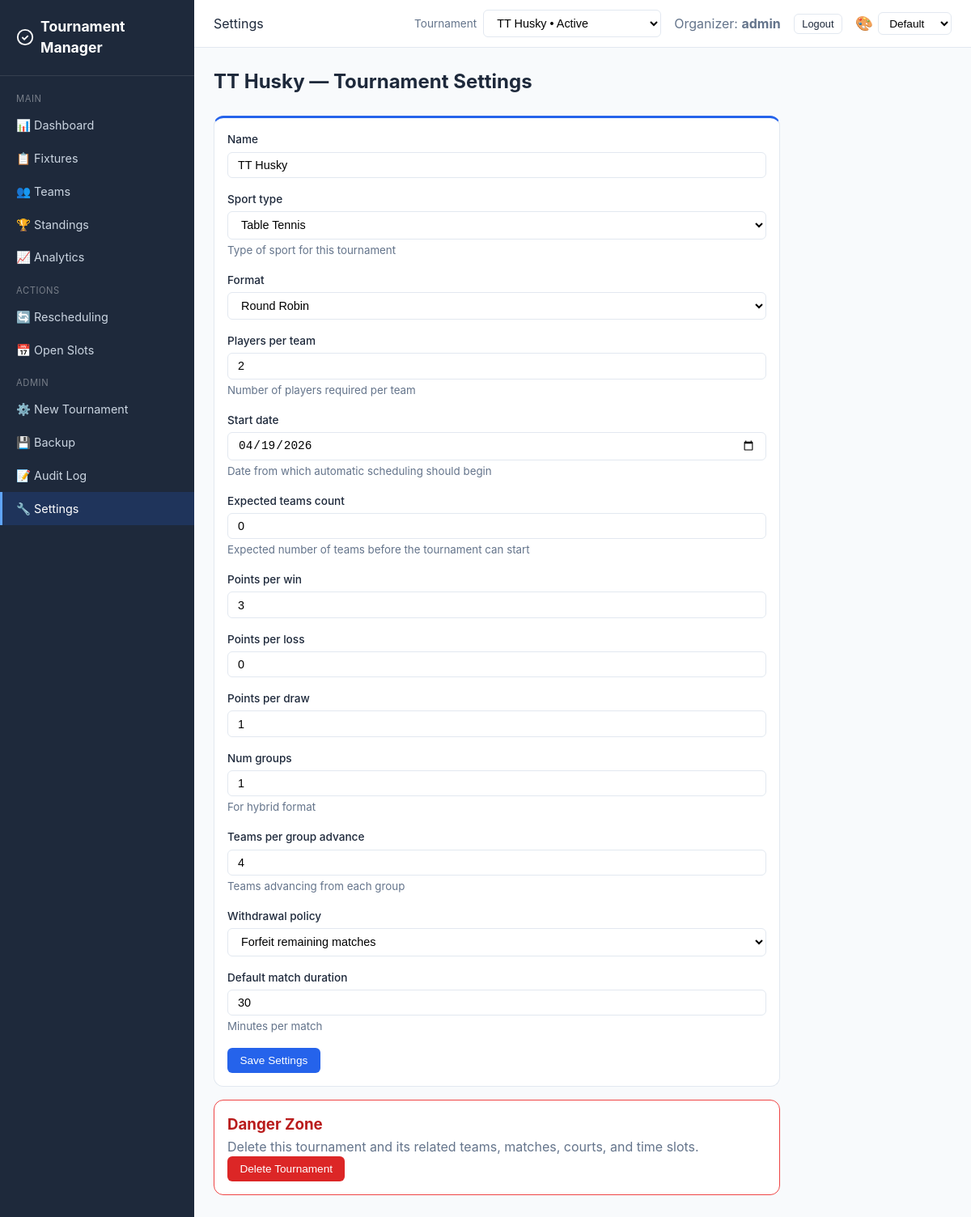
The page /settings/ (signed in) on the database as committed earlier.
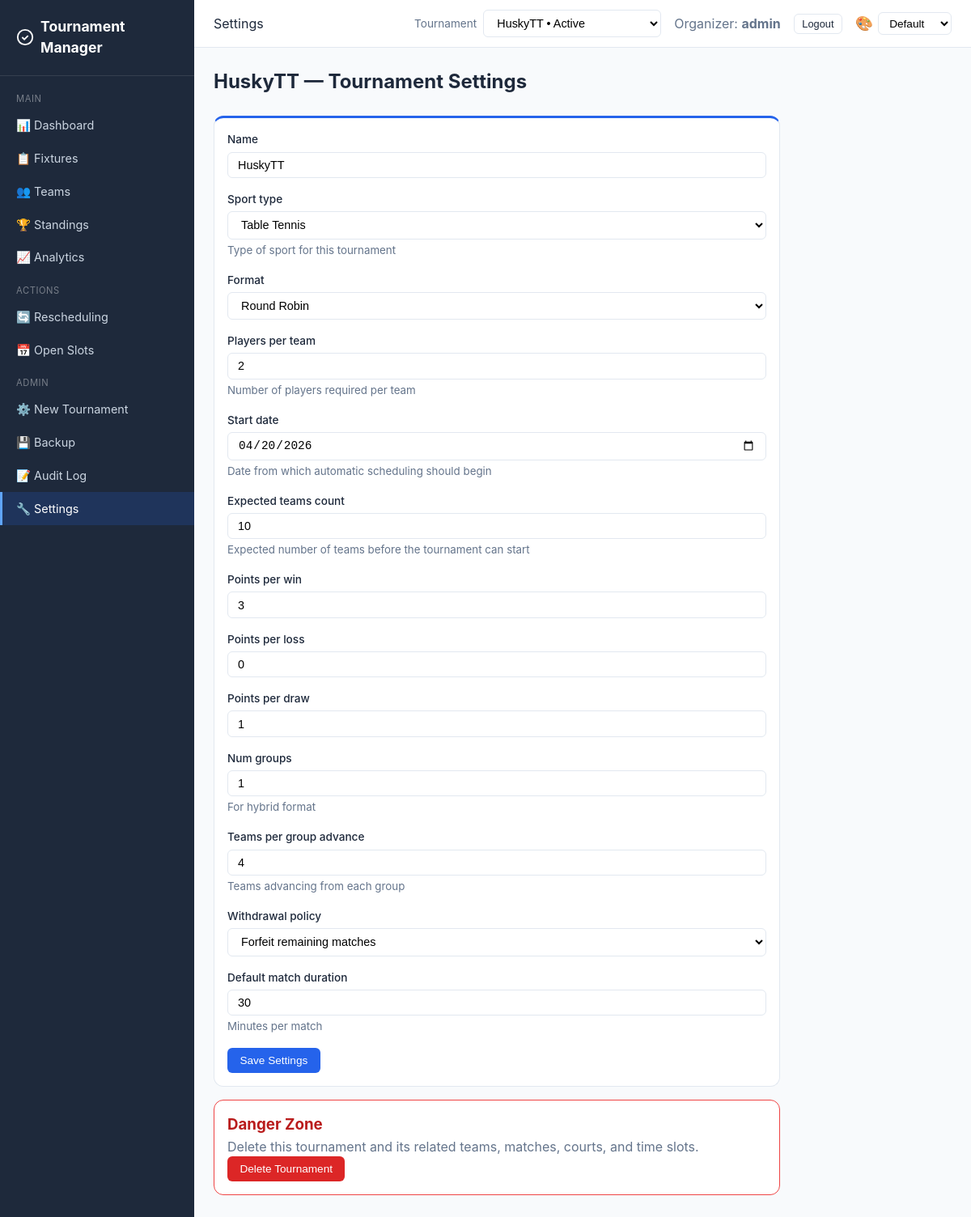
The same page on the database as committed later.
### core/models.py (models this page shows, shortened)
class Tournament(models.Model):
    FORMAT_CHOICES = [
        ("round_robin", "Round Robin"),
        ("double_round_robin", "Double Round Robin"),
        ("knockout", "Knockout"),
        ("double_elimination", "Double Elimination"),
        ("consolation", "Consolation"),
        ("hybrid", "Hybrid (Groups + Knockout)"),
    ]
    SPORT_CHOICES = [
        ("badminton", "Badminton"),
        ("tennis", "Tennis"),
        ("volleyball", "Volleyball"),
        ("basketball", "Basketball"),
        ("soccer", "Soccer"),
        ("cricket", "Cricket"),
        ("table_tennis", "Table Tennis"),
        ("other", "Other"),
    ]
    WITHDRAWAL_POLICY_CHOICES = [
        ("forfeit", "Forfeit remaining matches"),
        ("void", "Void remaining matches"),
    ]
    name = models.CharField(max_length=200)
    sport_type = models.CharField(
        max_length=30, choices=SPORT_CHOICES, default="other",
        help_text="Type of sport for this tournament",
    )
    format = models.CharField(max_length=30, choices=FORMAT_CHOICES)
    players_per_team = models.IntegerField(
        default=1, help_text="Number of players required per team",
    )
    status = models.CharField(
        max_length=20,
        choices=[
            ("setup", "Setup"),
            ("registration_open", "Registration Open"),
            ("ready", "Ready for Scheduling"),
            ("scheduled", "Schedule Draft Ready"),
            ("active", "Active"),
            ("completed", "Completed"),
        ],
        default="setup",
    )
    created_at = models.DateTimeField(auto_now_add=True)
    started_at = models.DateTimeField(null=True, blank=True)
    completed_at = models.DateTimeField(null=True, blank=True)
    start_date = models.DateField(
        default=timezone.localdate,
        null=True,
        blank=True,
        help_text="Date from which automatic scheduling should begin",
    )
    expected_teams_count = models.PositiveIntegerField(
        default=0,
        blank=True,
        help_text="Expected number of teams before the tournament can start",
    )
    points_per_win = models.IntegerField(default=3)
    points_per_loss = models.IntegerField(default=0)
    points_per_draw = models.IntegerField(default=1)
    tiebreaker_order = models.TextField(
        default='["game_diff", "games_won", "head_to_head"]'
    )
    num_groups = models.IntegerField(default=2, help_text="For hybrid format")
    teams_per_group_advance = models.IntegerField(
        default=2, help_text="Teams advancing from each group"
    )
    withdrawal_policy = models.CharField(
        max_length=20, choices=WITHDRAWAL_POLICY_CHOICES, default="forfeit"
    )
    default_match_duration = models.IntegerField(
        default=30, help_text="Minutes per match"
    )

### core/views.py (the view)
# urls.py: path("settings/", views.settings_view, name="settings"),
@login_required
def settings_view(request):
    if not _is_organizer(request.user):
        return redirect("dashboard")
    tournament = _get_tournament(request)
    if not tournament:
        return render(request, "core/settings.html", _tournament_context(request, tournament))
    if request.method == "POST":
        form = TournamentForm(request.POST, instance=tournament)
        if form.is_valid():
            form.save()
            log_action(request, "settings_updated", "Tournament settings updated", tournament=tournament)
            messages.success(request, "Settings updated.")
            return redirect("settings")
    else:
        form = TournamentForm(instance=tournament)
    return render(request, "core/settings.html", {
        "tournament": tournament,
        "form": form,
        **_tournament_context(request, tournament),
    })

### core/views.py (called while the page is built)
def _get_available_tournaments():
    return Tournament.objects.annotate(
        team_count=Count("teams", distinct=True),
        match_count=Count("matches", distinct=True),
    ).annotate(
        status_rank=db_models.Case(
            db_models.When(status="active", then=db_models.Value(0)),
            db_models.When(status="registration_open", then=db_models.Value(1)),
            db_models.When(status="ready", then=db_models.Value(2)),
            db_models.When(status="scheduled", then=db_models.Value(3)),
            db_models.When(status="setup", then=db_models.Value(4)),
            db_models.When(status="completed", then=db_models.Value(5)),
            default=db_models.Value(6),
            output_field=db_models.IntegerField(),
        )
    ).order_by("status_rank", "-created_at")

def _tournament_context(request, tournament=None):
    if not request.user.is_authenticated or not _is_organizer(request.user):
        return {}
    return {
        "available_tournaments": _get_available_tournaments(),
        "selected_tournament": tournament,
    }

def _is_organizer(user):
    return user.is_staff or user.is_superuser

### templates/core/settings.html (shortened to what this page needs)
{% extends "core/base.html" %}
{% block page_header %}Settings{% endblock %}
{% block content %}
<h1 class="page-title">{% if tournament %}{{ tournament.name }} — {% endif %}Tournament Settings</h1>
{% if tournament %}
<div class="card" style="max-width:700px;">
    <div class="card-body">
        <form method="post">
            {% for field in form %}
            <div class="form-group">
                <label for="{{ field.id_for_label }}">{{ field.label }}</label>
                {{ field }}
                {% if field.help_text %}<small class="text-muted">{{ field.help_text }}</small>{% endif %}
            </div>
            {% endfor %}
            <button type="submit" class="btn btn-primary">Save Settings</button>
        </form>
    </div>
</div>
<div class="card" style="max-width:700px; margin-top:1rem; border:1px solid #ef4444;">
    <div class="card-body">
        <h3 style="margin-top:0; color:#b91c1c;">Danger Zone</h3>
        <p class="text-muted">Delete this tournament and its related teams, matches, courts, and time slots.</p>
        <form method="post" action="{% url 'delete_tournament' pk=tournament.pk %}" onsubmit="return confirm('Delete this tournament permanently?');">
            <button type="submit" class="btn btn-danger">Delete Tournament</button>
        </form>
    </div>
</div>
{% else %}
<p class="text-muted">No tournament configured.</p>
{% endif %}
{% endblock %}

### templates/core/base.html (shortened to what the changed rows need)
{% load static %}
<!DOCTYPE html>
<html lang="en">
<head>
    <link rel="stylesheet" href="{% static 'css/style.css' %}?v={% now 'YmdHis' %}">
</head>
<body>
{% if user.is_authenticated %}
<div class="app-layout">
    <div class="main-content">
        <header class="topbar">
            <div class="topbar-right">
                {% if user.is_staff and available_tournaments %}
                <form method="post" action="{% url 'select_tournament' %}" style="display:flex;align-items:center;gap:0.5rem;">
                    <label for="tournament-switch" class="text-muted" style="font-size:0.85rem;">Tournament</label>
                    <select id="tournament-switch" name="tournament_id" class="form-select" onchange="this.form.submit()" style="min-width:220px;">
                        {% for t in available_tournaments %}
                        <option value="{{ t.pk }}" {% if selected_tournament and t.pk == selected_tournament.pk %}selected{% endif %}>
                            {{ t.name }} • {{ t.get_status_display }}
                        </option>
                        {% endfor %}
                    </select>
                </form>
                {% endif %}
            </div>
        </header>
        <div class="content">
            {% block content %}{% endblock %}
        </div>
    </div>
</div>
{% endif %}
</body>
</html>

Rows that differ between the two databases and show on the page:
removed Tournament: name "TT Husky", form "TT Husky" "Table Tennis" "Round Robin" "2" "04/19/2026" "0" "3" "0" "1" "1" "4" "Forfeit remaining matches" "30"
added Tournament: name "HuskyTT", form "HuskyTT" "Table Tennis" "Round Robin" "2" "04/20/2026" "10" "3" "0" "1" "1" "4" "Forfeit remaining matches" "30"
Other text that changed with them:
form field tournament_id: "TT Husky • Active" → "HuskyTT • Active"
